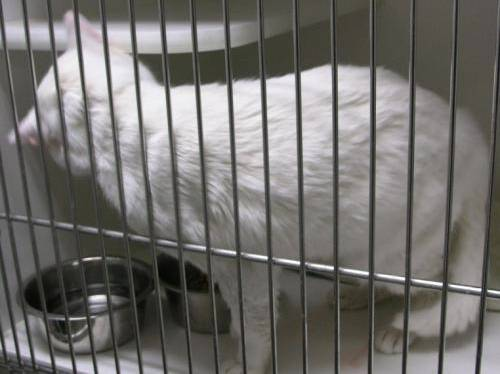
#> input picture dataset/training_set/training_set/cats/cat.1035.jpg, 500 x 374 px, found by its file name; its folder holds 3 pictures in this run
$ python task3.py
#> lines starting #> are read from the running program, lines starting #| are printed output that depends on the picture
import os
import cv2
import numpy as np
from sklearn.svm import SVC
from sklearn.model_selection import train_test_split
from sklearn.metrics import accuracy_score, classification_report
from tqdm import tqdm


print("Current working directory:", os.getcwd())
print("Dataset exists?", os.path.exists("Dataset/training_set"))

# Paths
DATASET_PATH = "Dataset/Training_set/training_set"
IMG_SIZE = 64

data = []
labels = []

print("Loading images...")

for label, folder in enumerate(["cats", "dogs"]):
    folder_path = os.path.join(DATASET_PATH, folder)

    for img_name in tqdm(os.listdir(folder_path)[:2000]):
        try:
            img_path = os.path.join(folder_path, img_name)
            img = cv2.imread(img_path)
#> img is the input picture: shape (374, 500, 3); mean B, G, R 109, 111.8, 113.8

            # Convert to grayscale
            img = cv2.cvtColor(img, cv2.COLOR_BGR2GRAY)
#> img: shape (374, 500)

            # Resize
            img = cv2.resize(img, (IMG_SIZE, IMG_SIZE))
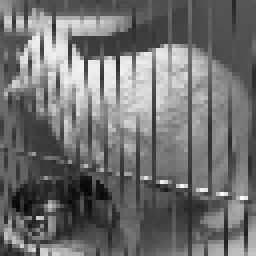
#> img: shape (64, 64) (shown 4 times larger); min 6, max 253, mean 112.3

            # Flatten
            img = img.flatten()
#> img = 4096 values, max 253 at index 3127, min 6 at index 3029, mean 112.3

            data.append(img)
            labels.append(label)

        except:
            pass
#> pass 2 of the loop `for label, folder in enumerate(["cats", "dogs"]):`:
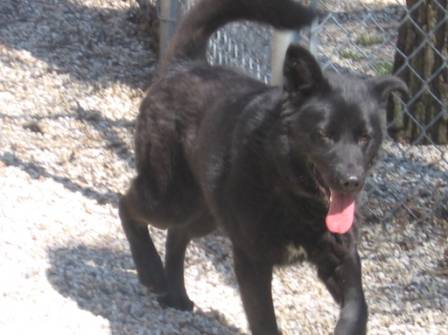
#> input picture dataset/training_set/training_set/dogs/dog.1037.jpg, 448 x 335 px, found by its file name
#> img is the input picture: shape (335, 448, 3); mean B, G, R 125.6, 125, 128.5
#> `img = cv2.resize(img, (IMG_SIZE, IMG_SIZE))`:
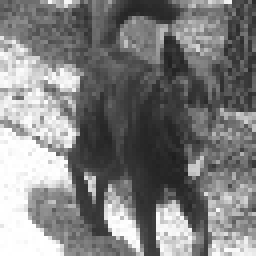
#> img: shape (64, 64) (shown 4 times larger); min 30, max 255, mean 126.1
#> `img = img.flatten()`: img = 4096 values, max 255 at index 2177, min 30 at index 2539, mean 126.1

data = np.array(data)
labels = np.array(labels)

print("Total images:", len(data))

# Train-test split
X_train, X_test, y_train, y_test = train_test_split(
    data, labels, test_size=0.2, random_state=42
)

print("Training SVM model...")

# SVM model
svm = SVC(kernel='linear')
svm.fit(X_train, y_train)

print("Model training completed!")

# Predictions
y_pred = svm.predict(X_test)

# Evaluation
accuracy = accuracy_score(y_test, y_pred)
print("Accuracy:", accuracy)

print("\nClassification Report:\n")
print(classification_report(y_test, y_pred))
